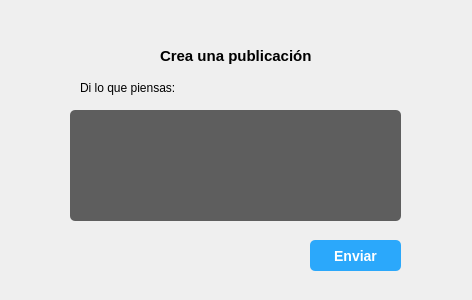
<?xml version="1.0" encoding="UTF-8"?>
<ui version="4.0">
 <class>PostForm</class>
 <widget class="QWidget" name="PostForm">
  <property name="geometry">
   <rect>
    <x>0</x>
    <y>0</y>
    <width>472</width>
    <height>300</height>
   </rect>
  </property>
  <property name="windowTitle">
   <string>Form</string>
  </property>
  <widget class="QLabel" name="label">
   <property name="geometry">
    <rect>
     <x>160</x>
     <y>40</y>
     <width>191</width>
     <height>31</height>
    </rect>
   </property>
   <property name="styleSheet">
    <string notr="true">font: bold;
font-size: 15px;</string>
   </property>
   <property name="text">
    <string>Crea una publicación</string>
   </property>
  </widget>
  <widget class="QLabel" name="label_2">
   <property name="geometry">
    <rect>
     <x>80</x>
     <y>80</y>
     <width>161</width>
     <height>16</height>
    </rect>
   </property>
   <property name="text">
    <string>Di lo que piensas: </string>
   </property>
  </widget>
  <widget class="QPlainTextEdit" name="content">
   <property name="geometry">
    <rect>
     <x>70</x>
     <y>110</y>
     <width>331</width>
     <height>111</height>
    </rect>
   </property>
   <property name="styleSheet">
    <string notr="true">width: 100%;
    padding: 0.75rem;
    margin: 0.75rem 0;
    border: 3px fill white;
    border-radius: 5px;
    background-color: #5e5e5e;
    color: #fff;
    font-size: 1rem;
    outline: none;</string>
   </property>
  </widget>
  <widget class="QPushButton" name="pushButton">
   <property name="geometry">
    <rect>
     <x>310</x>
     <y>240</y>
     <width>91</width>
     <height>31</height>
    </rect>
   </property>
   <property name="styleSheet">
    <string notr="true">
  border: 0;
  border-radius: 100px;
  background-color: #2ba8fb;
  color: #ffffff;
  font-weight: Bold;
font-size: 14px;
border-radius: 5px;</string>
   </property>
   <property name="text">
    <string>Enviar</string>
   </property>
  </widget>
 </widget>
 <resources/>
 <connections/>
</ui>
